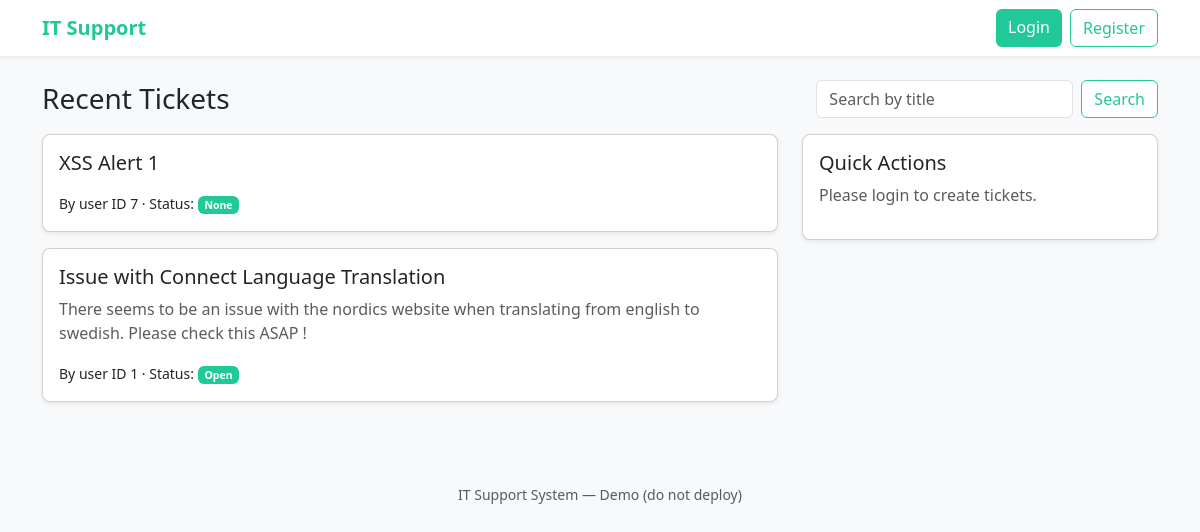
The page / on the database its author committed.
### tables this page shows
CREATE TABLE tickets (id INTEGER PRIMARY KEY AUTOINCREMENT, title TEXT, description TEXT, creator INTEGER, status TEXT);

### app.py (the view)
@app.route("/")
def index():
    q = request.args.get("q", "")
    if q:
        tickets = safe_exec(
            "SELECT id, title, description, creator, status FROM tickets WHERE title LIKE ? ORDER BY id DESC",
            (f"%{q}%",)
        )
    else:
        tickets = safe_exec("SELECT id, title, description, creator, status FROM tickets ORDER BY id DESC")
    return render_template("index.html", tickets=tickets, q=q)

### app.py (called while the page is built)
def get_conn():
    conn = getattr(g, "_conn", None)
    if conn is None:
        conn = sqlite3.connect(DB_PATH)
        conn.row_factory = sqlite3.Row
        g._conn = conn
    return conn

@app.teardown_appcontext
def close_conn(exc):
    conn = getattr(g, "_conn", None)
    if conn is not None:
        conn.close()

def safe_exec(sql, params=()):
    conn = get_conn()
    cur = conn.cursor()
    cur.execute(sql, params)
    rows = cur.fetchall()
    conn.commit()
    return rows

### templates/index.html (shortened to what this page needs)
{% extends "base.html" %}
{% block content %}
<div class="d-flex justify-content-between align-items-center mb-3">
  <h3 class="mb-0">Recent Tickets</h3>
  <form class="d-flex" method="get" action="{{ url_for('index') }}">
    <input class="form-control me-2" name="q" placeholder="Search by title" value="{{ q }}">
    <button class="btn btn-outline-teal">Search</button>
  </form>
</div>
<div class="row">
  <div class="col-md-8">
    {% for t in tickets %}
      <div class="card mb-3 shadow-sm">
        <div class="card-body">
          <h5 class="card-title">{{ t['title'] }}</h5>
          <p class="card-text text-muted">{{ t['description']|safe }}</p>
          <p class="mb-0"><small>By user ID {{ t['creator'] }} · Status: <span class="badge bg-teal">{{ t['status'] }}</span></small></p>
        </div>
      </div>
    {% else %}
      <p class="text-muted">No tickets yet.</p>
    {% endfor %}
  </div>
  <div class="col-md-4">
    <div class="card shadow-sm">
      <div class="card-body">
        <h5>Quick Actions</h5>
        {% if session.get('username') %}
          <a href="{{ url_for('new_ticket') }}" class="btn btn-teal w-100">Create Ticket</a>
        {% else %}
          <p class="text-muted">Please login to create tickets.</p>
        {% endif %}
      </div>
    </div>
  </div>
</div>
{% endblock %}

### static/css/style.css (style rules this page uses)
:root { --teal: #20c997; --teal-dark: #198f73; --teal-light: #e6fcf7; }
.btn-outline-teal { color: var(--teal); border-color: var(--teal); background: white; }
.badge.bg-teal { background-color: var(--teal); color: #fff; }
body { background-color: #f8f9fa; }
.card { border-radius: 0.5rem; }

### rows shown on the page
tickets: title "XSS Alert 1", creator "7", status "None"
tickets: title "Issue with Connect Language Translation", description "There seems to be an issue with the nordics website when translating from english to swedish. Please check this ASAP !", creator "1", status "Open"
